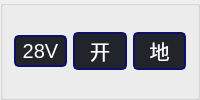
                      <widget class="QGroupBox" name="groupBox">
                       <property name="title">
                        <string/>
                       </property>
                       <layout class="QHBoxLayout" name="horizontalLayout_2">
                        <item>
                         <layout class="QHBoxLayout" name="horizontalLayout">
                          <item>
                           <widget class="QPushButton" name="pb_auto_di_28VKIN5_1">
                            <property name="styleSheet">
                             <string notr="true">QPushButton{
color:white;
font:15pt;
background-color:rgb(33,36,43);
border:2px solid rgb(14,16,103);
padding:2px;border-radius:5px;
}


QPushButton:checked{color:red}
QPushButton:disabled{background-color:gray}
QPushButton:hover{
font-weight:bold;  
border:3px solid white;  
}</string>
                            </property>
                            <property name="text">
                             <string>28V</string>
                            </property>
                            <property name="checkable">
                             <bool>true</bool>
                            </property>
                            <property name="autoExclusive">
                             <bool>true</bool>
                            </property>
                           </widget>
                          </item>
                          <item>
                           <widget class="QPushButton" name="pb_auto_di_28VKIN5_2">
                            <property name="styleSheet">
                             <string notr="true">QPushButton{
color:white;
font:15pt;
background-color:rgb(33,36,43);
border:2px solid rgb(14,16,103);
padding:2px;border-radius:5px;
}


QPushButton:checked{color:red}
QPushButton:disabled{background-color:gray}
QPushButton:hover{
font-weight:bold;  
border:3px solid white;  
}</string>
                            </property>
                            <property name="text">
                             <string>开</string>
                            </property>
                            <property name="checkable">
                             <bool>true</bool>
                            </property>
                            <property name="autoExclusive">
                             <bool>true</bool>
                            </property>
                           </widget>
                          </item>
                          <item>
                           <widget class="QPushButton" name="pb_auto_di_28VKIN5_3">
                            <property name="styleSheet">
                             <string notr="true">QPushButton{
color:white;
font:15pt;
background-color:rgb(33,36,43);
border:2px solid rgb(14,16,103);
padding:2px;border-radius:5px;
}


QPushButton:checked{color:red}
QPushButton:disabled{background-color:gray}
QPushButton:hover{
font-weight:bold;  
border:3px solid white;  
}</string>
                            </property>
                            <property name="text">
                             <string>地</string>
                            </property>
                            <property name="checkable">
                             <bool>true</bool>
                            </property>
                            <property name="autoExclusive">
                             <bool>true</bool>
                            </property>
                           </widget>
                          </item>
                         </layout>
                        </item>
                       </layout>
                      </widget>
